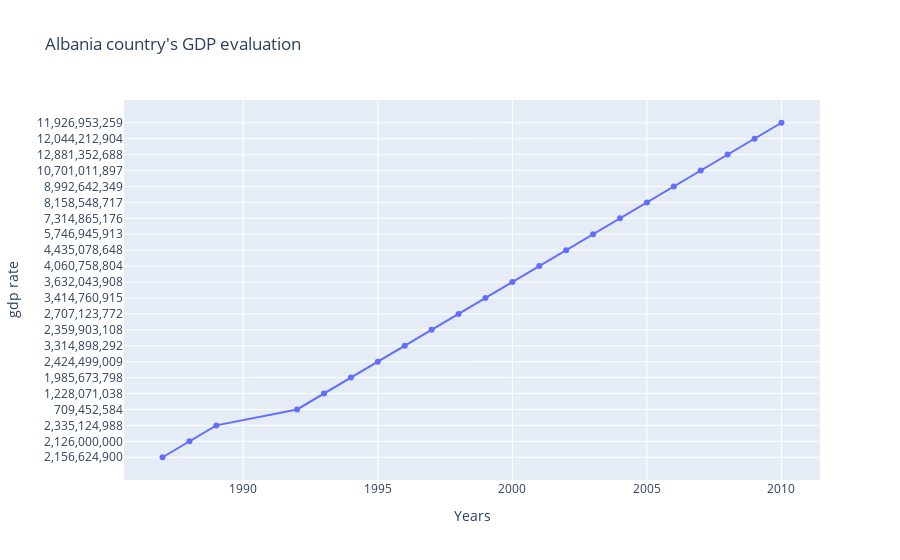

Notebook code for this chart:
### Code cell
trace = go.Scatter(x=country_gdp.year , y=country_gdp.gdp , name=country_gdp.index[0],mode = 'lines+markers')
layout = go.Layout(
        title="Albania country's GDP evaluation",
        xaxis={
                'title':"Years",
              },
        yaxis={
                'title':"gdp rate",
              }
        )
data = [trace]
fig = go.Figure(data=data , layout=layout)
py.offline.iplot(fig)

### Figure 1 — Plotly figure (JSON) as saved in the notebook; plotly's stock layout.template omitted (floating-point values rounded to 4 significant figures)
{"data": [{"mode": "lines+markers", "name": "Albania", "type": "scatter", "x": [1987, 1988, 1989, 1992, 1993, 1994, 1995, 1996, 1997, 1998, 1999, 2000, 2001, 2002, 2003, 2004, 2005, 2006, 2007, 2008, 2009, 2010], "y": ["2,156,624,900", "2,126,000,000", "2,335,124,988", "709,452,584", "1,228,071,038", "1,985,673,798", "2,424,499,009", "3,314,898,292", "2,359,903,108", "2,707,123,772", "3,414,760,915", "3,632,043,908", "4,060,758,804", "4,435,078,648", "5,746,945,913", "7,314,865,176", "8,158,548,717", "8,992,642,349", "10,701,011,897", "12,881,352,688", "12,044,212,904", "11,926,953,259"]}], "layout": {"autosize": true, "title": {"text": "Albania country's GDP evaluation"}, "xaxis": {"autorange": true, "range": [1986.0, 2011.0], "title": {"text": "Years"}, "type": "linear"}, "yaxis": {"autorange": true, "range": [-1.733, 22.73], "title": {"text": "gdp rate"}, "type": "category"}}}
